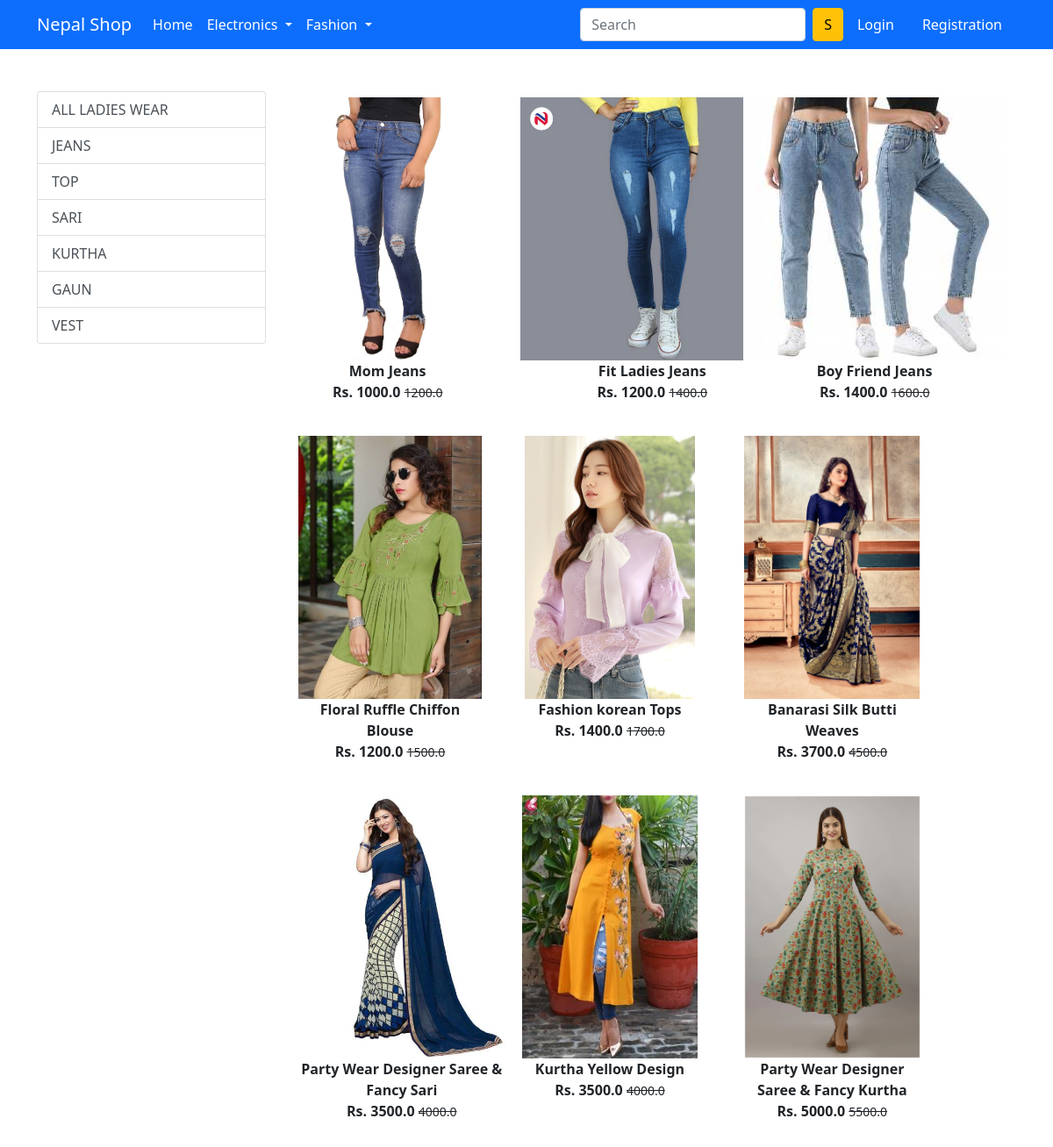
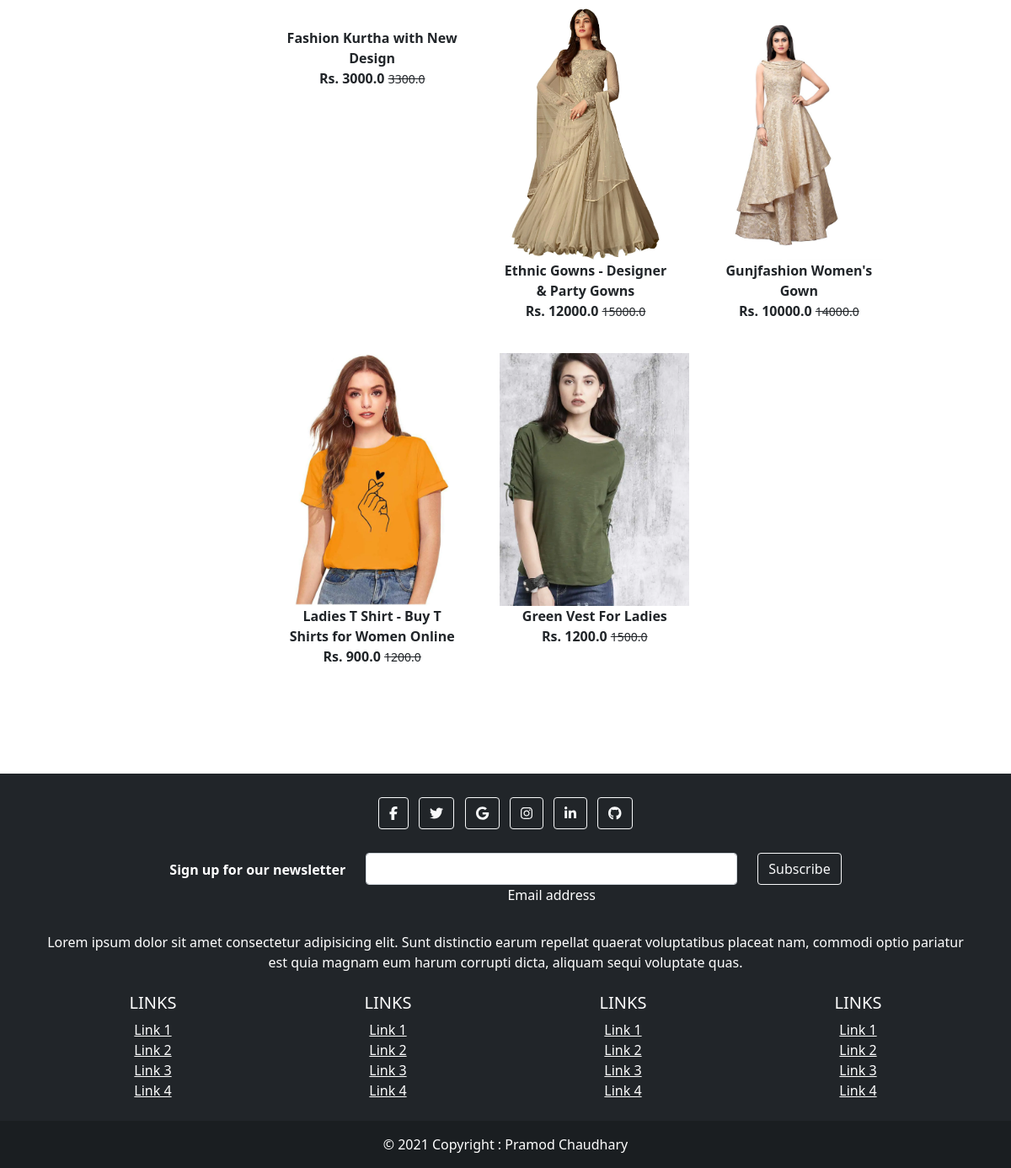
Page /ladies/ on the committed database (2 pictures, top to bottom).
### shop/models.py (models this page shows, shortened)
class Product(models.Model):
    title = models.CharField(max_length=100)
    selling_price = models.FloatField()
    discount_price = models.FloatField()
    description = models.TextField()
    brand = models.CharField(max_length=100)
    category = models.CharField(choices=CATEGORY_CHOICES, max_length=4)
    product_image = models.ImageField(upload_to='product_img')

### shop/views.py (the view)
# urls.py: path('ladies/', views.ladies, name='ladies'),
def ladies(request, data=None):
    if data == None:
        ladies = Product.objects.filter(category='LD')
    elif data == 'JEANS' or data == 'TOP' or data == 'SARI' or data == 'KURTHA' or data == 'GAUN' or data == 'VEST':
        ladies = Product.objects.filter(category='LD').filter(brand=data)
    return render(request, 'shop/ladies.html', {'ladies': ladies})

### shop/templates/shop/ladies.html (shortened to what this page needs)
{% extends 'shop/base.html' %}
{% load static %}
{% block main-content %}
<div class="container my-5">
    <div class="row">
        <div class="col-sm-3">
            <div class="list-group">
                <a href="{% url 'ladies' %}" class="list-group-item list-group-item-action" aria-current="true">ALL
                    LADIES WEAR</a>
                <a href="{% url 'ladiesdata' 'JEANS' %}" class="list-group-item list-group-item-action"
                    aria-current="true">JEANS</a>
                <a href="{% url 'ladiesdata' 'TOP' %}" class="list-group-item list-group-item-action"
                    aria-current="true">TOP</a>
                <a href="{% url 'ladiesdata' 'SARI' %}" class="list-group-item list-group-item-action"
                    aria-current="true">SARI</a>
                <a href="{% url 'ladiesdata' 'KURTHA' %}" class="list-group-item list-group-item-action"
                    aria-current="true">KURTHA</a>
                <a href="{% url 'ladiesdata' 'GAUN' %}" class="list-group-item list-group-item-action"
                    aria-current="true">GAUN</a>
                <a href="{% url 'ladiesdata' 'VEST' %}" class="list-group-item list-group-item-action"
                    aria-current="true">VEST</a>
            </div>
        </div>
        <div class="col-sm-8">
            <div class="row">
                {% for product in ladies %}
                <div class="col-sm-4 text-center mb-4">
                    <a href="{% url 'product-detail' product.id %}" class="btn">
                        <div class="item">
                            <img src="{{product.product_image.url}}" alt="" height="300" class="">
                            <div class="fw-bold">{{product.title}}</div>
                            <div class="fw-bold">Rs. {{product.discount_price}}
                                <small class="fw-light text-decoration-line-through">{{product.selling_price}}</small>
                            </div>
                        </div>
                    </a>
                </div>
                {% endfor %}
            </div>
        </div>
    </div>
</div>
{% endblock main-content %}

### rows in the picture
Product: product_image (picture), title "Mom Jeans", discount_price "1000.0", selling_price "1200.0"
Product: product_image (picture), title "Fit Ladies Jeans", discount_price "1200.0", selling_price "1400.0"
Product: product_image (picture), title "Boy Friend Jeans", discount_price "1400.0", selling_price "1600.0"
Product: product_image (picture), title "Floral Ruffle Chiffon Blouse", discount_price "1200.0", selling_price "1500.0"
Product: product_image (picture), title "Fashion korean Tops", discount_price "1400.0", selling_price "1700.0"
Product: product_image (picture), title "Banarasi Silk Butti Weaves", discount_price "3700.0", selling_price "4500.0"
Product: product_image (picture), title "Party Wear Designer Saree & Fancy Sari", discount_price "3500.0", selling_price "4000.0"
Product: product_image (picture), title "Kurtha Yellow Design", discount_price "3500.0", selling_price "4000.0"
Product: product_image (picture), title "Party Wear Designer Saree & Fancy Kurtha", discount_price "5000.0", selling_price "5500.0"
Product: title "Fashion Kurtha with New Design", discount_price "3000.0", selling_price "3300.0"
Product: product_image (picture), title "Ethnic Gowns - Designer & Party Gowns", discount_price "12000.0", selling_price "15000.0"
Product: product_image (picture), title "Gunjfashion Women's Gown", discount_price "10000.0", selling_price "14000.0"
Product: product_image (picture), title "Ladies T Shirt - Buy T Shirts for Women Online", discount_price "900.0", selling_price "1200.0"
Product: product_image (picture), title "Green Vest For Ladies", discount_price "1200.0", selling_price "1500.0"
